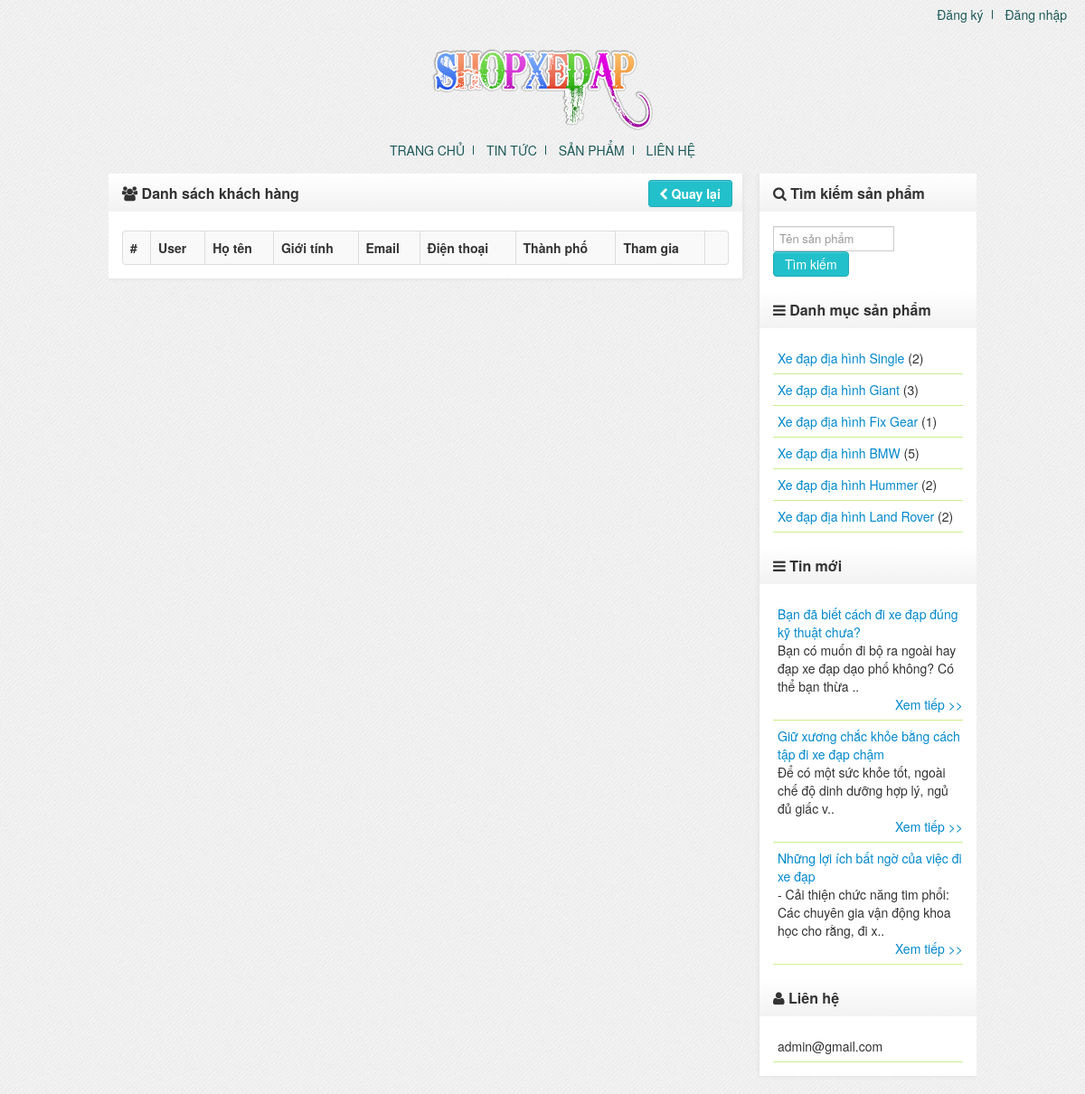
Page /admin/customers.php on the committed database.
### tables this page shows
CREATE TABLE IF NOT EXISTS `settings` (
  `title` varchar(150) NOT NULL,
  `home` varchar(150) NOT NULL,
  `email` varchar(150) NOT NULL,
  `page` int(11) NOT NULL
);

CREATE TABLE IF NOT EXISTS `categories` (
  `id` int(11) NOT NULL AUTO_INCREMENT,
  `cat_name` varchar(150) NOT NULL,
  `show` varchar(5) NOT NULL,
  PRIMARY KEY (`id`)
);

CREATE TABLE IF NOT EXISTS `articles` (
  `id` int(11) NOT NULL AUTO_INCREMENT,
  `articles_name` varchar(150) NOT NULL,
  `cat_id` int(11) NOT NULL,
  `show` varchar(5) NOT NULL,
  `content` text NOT NULL,
  `created` datetime NOT NULL,
  `comment` varchar(5) NOT NULL,
  PRIMARY KEY (`id`),
  KEY `catid_art` (`cat_id`)
);

### admin/customers.php (the view, shortened to what this page needs)
<?php
    require_once("../inc/header.php");
?>
<div class="widget">
    <?php
        if(isset($_GET['act'])) {
            switch($_GET['act']) {
                case'delete':
                    echo '<div class="widget-title"><i class="icon-group"></i>&nbsp;Xóa khách hàng<span style="float: right;"><a href="'.$set['home'].'/admin/customers.php" class="btn"><i class="icon-chevron-left"></i>&nbsp;Quay lại</a></span></div>
    <div class="widget-body">';
                    $id = $_GET['id'];
                    $sql = "SELECT * FROM `users` WHERE `id` = '$id'";
                    $result = $connect -> query($sql) or die(@mysql_error());
                    if($result -> fetch_array(MYSQLI_NUM) == 0)
                        	echo '<div class="alert alert-error"><i class="icon-warning-sign"></i>&nbsp;Khách hàng không tồn tại</div>';
                    else {
                        $row = $result -> fetch_array(MYSQLI_ASSOC);
                        if(isset($_GET['confirm']) == 'ok') {
                            $pro_comment_sql = $connect -> query("SELECT `user_id` FROM `products_comment` WHERE `user_id` = '$id'") or die(@mysql_error());
                            if($pro_comment_sql -> fetch_array(MYSQLI_NUM) != 0)
                                $connect -> query("DELETE FROM `products_comment` WHERE `user_id` = '$id'") or die(@mysql_error());
                            $art_comment_sql = $connect -> query("SELECT `user_id` FROM `articles_comment` WHERE `user_id` = '$id'") or die(@mysql_error());
                            if($art_comment_sql -> fetch_array(MYSQLI_NUM) != 0)
                                $connect -> query("DELETE FROM `articles_comment` WHERE `user_id` = '$id'") or die(@mysql_error());
                            $order_sql = $connect -> query("SELECT `id` FROM `lesson_order` WHERE `user_id` = '$id'") or die(@mysql_error());
                            if($order_sql -> fetch_array(MYSQLI_ASSOC) != 0) {
                                $row_order = $order_sql -> fetch_array(MYSQLI_NUM);
                                $connect -> query("DELETE FROM `lesson_order_detail` WHERE `order_id` = '".$row_order['id']."'") or die(@mysql_error());
                                $connect -> query("DELETE FROM `lesson_order` WHERE `id` = '".$row_order['id']."'") or die(@mysql_error());
                            }
                            $connect -> query("DELETE FROM `users` WHERE `id` = '$id'") or die(@mysql_error());
                            header('Location: customers.php');
                            exits();
                        }else {
                            $order_sql = $connect -> query("SELECT `id` FROM `lesson_order` WHERE `user_id` = '$id' AND `status` = '1' OR `status` = '2'") or die(@mysql_error());
                            if($order_sql -> fetch_array(MYSQLI_NUM) != 0) {
                                echo '<div class="alert alert-info"><i class="icon-info-sign"></i>&nbsp;Đơn hàng của thành viên này đang trong trạng thái chưa xử lí hoặc đang xử lí, bạn không thể xóa</div>';
                            }else {
                                echo 'Bạn có thể xóa thành viên này: '.$row['user'].'<br />
                            Chú ý: Nếu tiếp tục, toàn bộ bình luận và đơn hàng đã xử lí của khách hàng này sẽ bị xóa<br /><br /><a href="'.$set['home'].'/admin/customers.php?act=delete&id='.$id.'&confirm=ok" class="btn">Tiếp tục</a>';
                            }
                        }
                    echo '</div></div>';
                    }
                break;
                case'edit':
                    echo '<div class="widget-title"><i class="icon-group"></i>&nbsp;Chỉnh sửa khách hàng<span style="float: right;"><a href="'.$set['home'].'/admin/customers.php" class="btn"><i class="icon-chevron-left"></i>&nbsp;Quay lại</a></span></div>
    <div class="widget-body">';
                    $id = $_GET['id'];
                    $sql = "SELECT * FROM `users` where `id` = '$id'";
            		$result = $connect -> query($sql);
            		$row = $result -> fetch_array(MYSQLI_ASSOC);
            		if(isset($_POST['update'])) {
      		            $user = $_POST['user'];
                        $email = $_POST['email'];
                        if(strlen($user) < 4 OR strlen($user) > 20 )
                             echo '<div class="alert alert-error"><i class="icon-warning-sign"></i>&nbsp;Tên đăng nhập quá ngắn hoặc quá dài (4 - 20 ký tự)</div>';
                        else {
                			$fullname =  $_POST['fullname'];
                			$sex =  $_POST['sex'];
                			$phone = $_POST['phone'];
                			$address = $_POST['address'];
                			$update_query = "UPDATE `users` SET `user` = '$user', `email` = '$email', `fullname` = '$fullname', `sex` = '$sex', `phone` = '$phone', `address` = '$address' WHERE `id` = '$id';";
                			$update_result = $connect -> query($update_query);
                			if(isset($update_result))
                				echo '<div class="alert alert-success"><i class="icon-ok"></i>&nbsp;Cập nhật thông tin thành công</div>';
   		                }
                    }
            		if(isset($_POST['submit'])) {
            			$newpassword = $_POST['newpassword'];
            			$renewpassword = $_POST['renewpassword'];
                        if(strlen($newpassword) < 6 OR strlen($newpassword) > 12)
                            echo '<div class="alert alert-error"><i class="icon-warning-sign"></i>&nbsp;Mật khẩu mới quá ngắn hoặc quá dài (6 - 12 ký tự)</div>';
            			elseif($renewpassword != $newpassword)
            				echo '<div class="alert alert-error"><i class="icon-warning-sign"></i>&nbsp;Nhập lại mật khẩu mới không đúng</div>';
            			else {
            				$pw = md5($_POST['newpassword']);
            				$submit_query = "UPDATE `users` SET `password` = '$pw' WHERE `id` = '$id';";
            				$submit_result = $connect -> query($submit_query);
            				if(isset($submit_result))
            					echo '<div class="alert alert-success"><i class="icon-ok"></i>&nbsp;Thay đổi mật khẩu thành công</div>';
            			}
            		}
    ?>
        <form action="" method="POST" id="form1" name="form1">
			<table cellpadding="4" cellspacing="0">
				<tr>
					<td>Tên đăng nhập <span class="required">*</span></td>
					<td><input type="text" name="user" value="<?php echo $row['user']; ?>" /></td>
				</tr>
				<tr>
					<td>Email <span class="required">*</span></td>
					<td><input type="email" name="email" value="<?php echo $row['email']; ?>" /></td>
				</tr>
				<tr>
					<td>Họ và tên <span class="required">*</span></td>
					<td><input type="text" name="fullname" value="<?php echo $row['fullname']; ?>" required="required" /></td>
				</tr>
				<tr>
					<td>Giới tính <span class="required">*</span></td>
					<td>
                    <?php
                        if($row['sex'] == 'Nam')
                            echo '<input type="radio" name="sex" value="Nam" checked="checked" />&nbsp;Nam&nbsp;<input type="radio" name="sex" value="Nữ" />&nbsp;Nữ';
                        else
                            echo '<input type="radio" name="sex" value="Nam" />&nbsp;Nam&nbsp;<input type="radio" name="sex" value="Nữ" checked="checked" />&nbsp;Nữ';
                    ?>
                    </td>
				</tr>
				<tr>
					<td>Số điện thoại <span class="required">*</span></td>
					<td><input type="number" name="phone" value="<?php echo $row['phone']; ?>" required="required" /></td>
				</tr>
				<tr>
					<td>Địa chỉ <span class="required">*</span></td>
					<td><input type="text" name="address" value="<?php echo $row['address']; ?>" required="required" /></td>
				</tr>
				<tr>
					<td>&nbsp;</td>
					<td><input type="submit" name="update" value="Cập nhật" class="btn" /></td>
				</tr>
			</table>
		</form>
  </div>
  <div class="widget-title"><i class="icon-edit"></i>&nbsp;Thay đổi mật khẩu</div>
	<div class="widget-body">
		<form action="" method="POST" id="form2" name="form2">
			<table cellpadding="4" cellspacing="0">
				<tr>
					<td>Mật khẩu mới <span class="required">*</span></td>
					<td><input type="password" name="newpassword" required="required" /></td>
				</tr>
				<tr>
					<td>Nhập lại mật khẩu mới <span class="required">*</span></td>
					<td><input type="password" name="renewpassword" required="required" /></td>
				</tr>
				<tr>
					<td>&nbsp;</td>
					<td><input type="submit" name="submit" value="Đổi mật khẩu" class="btn" /></td>
				</tr>
			</table>
		</form>
	</div>
    <?php
                    echo '</div>';
                break;
            }
        }else {
    ?>
        <div class="widget-title"><i class="icon-group"></i>&nbsp;Danh sách khách hàng<span style="float: right;"><a href="<?php echo $set['home']; ?>/admin/" class="btn"><i class="icon-chevron-left"></i>&nbsp;Quay lại</a></span></div>
        <div class="widget-body">
                <?php
                    $display = 10;
                    $query = "SELECT COUNT(`id`) as total FROM `users`";
                    $res = $connect -> query($query);
                    $rows = $res -> fetch_array(MYSQLI_ASSOC);
                    $record = $rows['total'];
                    $count = ceil($record/$display);
                    if(empty($page) OR $page < 1 OR $page > $count)
                        $page = 1;
                    $start = ($page - 1)*$display;
                    $sql = "SELECT * FROM `users` WHERE `user` != 'admin' ORDER BY `id` DESC LIMIT $start,$display";
                    $result = $connect -> query($sql);
                    if($result -> fetch_array(MYSQLI_NUM) == 0)
                        echo '<div class="alert alert-error"><i class="icon-warning-sign"></i>&nbsp;Chưa có khách hàng nào</div>';
                    else {
                ?>
        <table class="table table-striped table-bordered dataTable" cellspacing="0" style="width:100%;border-collapse:collapse;">
    		<tbody>
        		<tr>
        			<th scope="col">#</th>
                    <th scope="col">User</th>
                    <th scope="col">Họ tên</th>
                    <th scope="col">Giới tính</th>
                    <th scope="col">Email</th>
                    <th scope="col">Điện thoại</th>
                    <th scope="col">Thành phố</th>
                    <th scope="col">Tham gia</th>
                    <th scope="col">&nbsp;</th>
        		</tr>
                <?php
       echo '</tbody></table>';
                }
                ?>
    </div>
</div>
<?php
        }
    require_once("../inc/footer.php")
?>

### inc/header.php (shortened to what this page needs)
<?php
    require_once("connect.php");
	if(isset($_COOKIE['user']))
		$account = $_COOKIE['user'];
	elseif(isset($_SESSION['user']))
		$account = $_SESSION['user'];
	else
		$account = '';
    $set = $connect -> query("SELECT * FROM `settings`") -> fetch_array(MYSQLI_ASSOC);
?>
<!DOCTYPE html PUBLIC "-//W3C//DTD XHTML 1.0 Transitional//EN" "http://www.w3.org/TR/xhtml1/DTD/xhtml1-transitional.dtd">
<html xmlns="http://www.w3.org/1999/xhtml">
<head>
	<link rel="stylesheet" href="<?php echo $set['home']; ?>/themes/style.css" />
	<link rel="stylesheet" href="<?php echo $set['home']; ?>/themes/bootstrap.css" />
	<link rel="stylesheet" href="<?php echo $set['home']; ?>/themes/font-awesome.css" />
</head>
<body>
<div id="header">
	<img src="<?php echo $set['home']; ?>/themes/logo.png" alt="logo" />
	<div id="top_menu">
		<ul>
			<?php
				if(empty($account)) {
					echo '<li class="b_right"><a href="'.$set['home'].'/register.php">Đăng ký</a></li>
			<li><a href="'.$set['home'].'/login.php">Đăng nhập</a></li>';
				}
			?>
		</ul>
	</div>
</div>
<div id="menu_container">
	<ul>
		<li class="b_right"><a href="<?php echo $set['home']; ?>/index.php">Trang chủ</a></li>
		<li class="b_right"><a href="<?php echo $set['home']; ?>/articles.php">Tin tức</a></li>
		<li class="b_right"><a href="<?php echo $set['home']; ?>/products.php">Sản phẩm</a></li>
		<li><a href="<?php echo $set['home']; ?>/contacts.php">Liên hệ</a></li>
	</ul>
</div>
<div id="content">
	<div id="body">

### inc/footer.php (shortened to what this page needs)
<div id="footer"></div>
</div>
<div id="sidebar">
    <div class="widget">
        <div class="widget-title"><i class="icon-search"></i>&nbsp;Tìm kiếm sản phẩm</div>
        <div class="widget-body">
            <form action="<?php echo $set['home']; ?>/search.php" name="form1" method="GET">
                <input type="text" name="key" placeholder="Tên sản phẩm" style="width: 57%"/>
                <input type="submit" class="btn" value="Tìm kiếm"/>
            </form>
        </div>
        <div class="widget-title"><i class="icon-reorder"></i>&nbsp;Danh mục sản phẩm</div>
        <div class="widget-body">
            <?php
            $sql = "SELECT * FROM `categories` WHERE `show` = 'true' ORDER BY `id` DESC";
            $result = $connect->query($sql);
            if ($result->fetch_array(MYSQLI_NUM) == 0)
                echo '<div class="alert alert-info"><i class="icon-info-sign"></i>&nbsp;Chưa có danh mục sản phẩm nào</div>';
            else {
                while ($row = $result->fetch_array(MYSQLI_ASSOC)) {
                    $cat_id = $row['id'];
                    $query = "SELECT COUNT(`id`) as total FROM `products` WHERE `show` = 'true' AND `cat_id` = '$cat_id'";
                    $res = $connect->query($query);
                    $rows = $res->fetch_array(MYSQLI_ASSOC);
                    $count = $rows['total'];
                    echo '<div class="cat_list"><a href="' . $set['home'] . '/categories.php?id=' . $row['id'] . '">' . $row['cat_name'] . '</a> (' . $count . ')</div>';
                }
            }
            ?>
        </div>
        <div class="widget-title"><i class="icon-reorder"></i>&nbsp;Tin mới</div>
        <div class="widget-body">
            <?php
            $sql = "SELECT * FROM `articles` WHERE `show` = 'true' ORDER BY `id` DESC LIMIT 0,5";
            $result = $connect->query($sql);
            if ($result->fetch_array(MYSQLI_NUM) == 0)
                echo '<div class="alert alert-info"><i class="icon-info-sign"></i>&nbsp;Chưa có tin tức nào</div>';
            else {
                echo '<marquee  behavior="scroll" scrollamount="2" direction="up" onmouseover="this.stop()" onmouseout="this.start()">';
                while ($row = $result->fetch_array(MYSQLI_ASSOC)) {
                    echo '<div class="cat_list"><a href="' . $set['home'] . '/articles.php?id=' . $row['id'] . '">' . $row['articles_name'] . '</a><div class="shortdesc">' . substr($row['content'], 0, 100) . '..</div><span style="float: right;"><a href="#">Xem tiếp >></a></span><br /></div>';
                }
                echo '</marquee>';
            }
            ?>
        </div>
        <div class="widget-title"><i class="icon-user"></i>&nbsp;Liên hệ</div>
        <div class="widget-body">
            <div class="cat_list"><?php echo $set['email']; ?></div>
        </div>
    </div>
</div>
</body>
</html>

### rows in the picture
settings: home (picture), email "admin@gmail.com"
categories: cat_name "Xe đạp địa hình Single", count "2"
categories: cat_name "Xe đạp địa hình Giant", count "3"
categories: cat_name "Xe đạp địa hình Fix Gear", count "1"
categories: cat_name "Xe đạp địa hình BMW", count "5"
categories: cat_name "Xe đạp địa hình Hummer", count "2"
categories: cat_name "Xe đạp địa hình Land Rover", count "2"
articles: articles_name "Bạn đã biết cách đi xe đạp đúng kỹ thuật chưa?", content "Bạn có muốn đi bộ ra ngoài hay đạp xe đạp dạo phố không? Có thể bạn thừa"
articles: articles_name "Giữ xương chắc khỏe bằng cách tập đi xe đạp chậm", content "Để có một sức khỏe tốt, ngoài chế độ dinh dưỡng hợp lý, ngủ đủ giấc v"
articles: articles_name "Những lợi ích bất ngờ của việc đi xe đạp", content "- Cải thiện chức năng tim phổi: Các chuyên gia vận động khoa học cho rằng, đi x"
